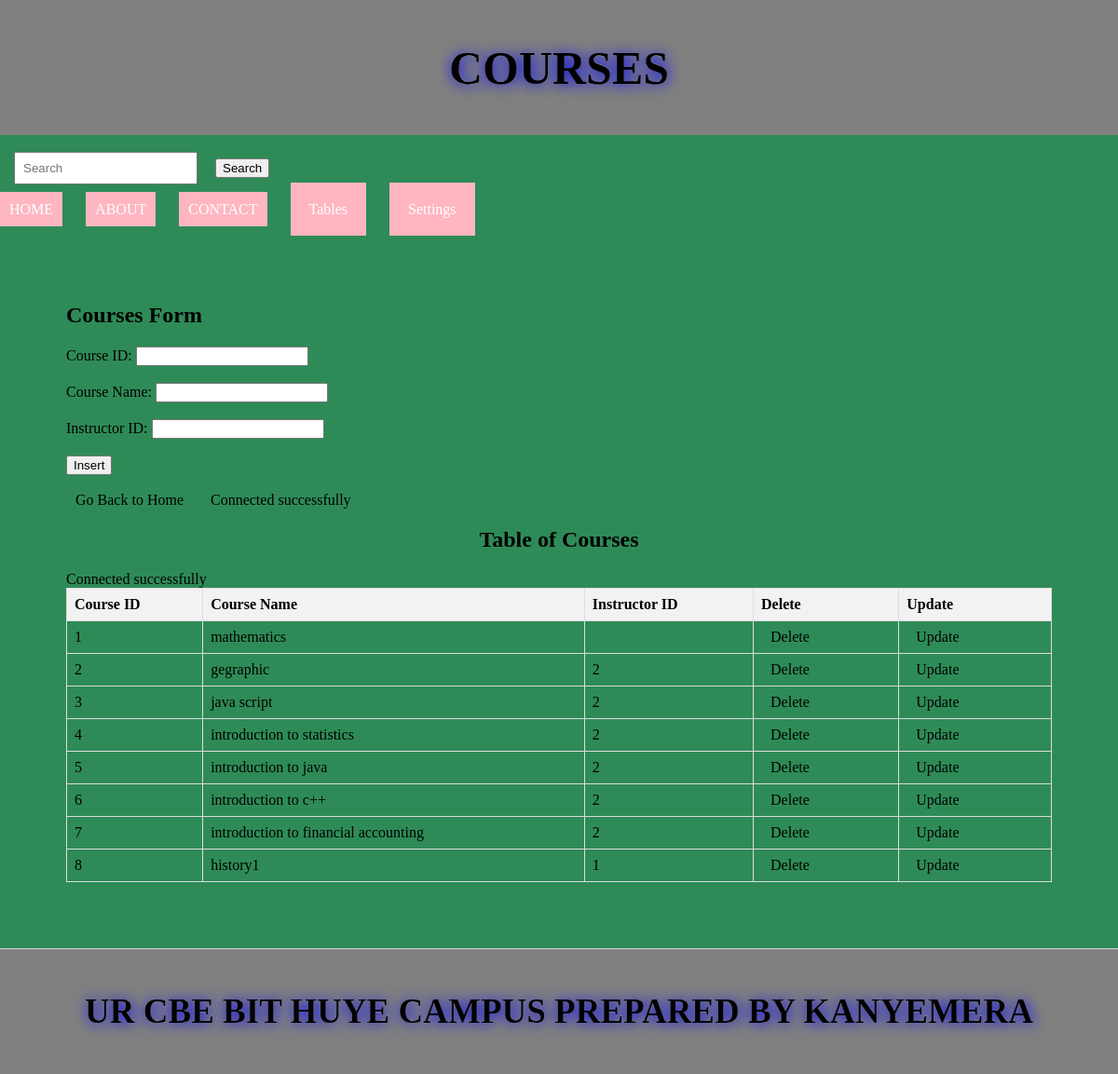
/courses.php, run on the app's committed database.
### tables this page shows
CREATE TABLE `courses` (
  `course_id` int(11) NOT NULL,
  `course_name` varchar(100) DEFAULT NULL,
  `instructor_id` int(11) DEFAULT NULL
);

### courses.php (the view, shortened to what this page needs)
<!DOCTYPE html>
<html lang="en">
<head>
  <link rel="stylesheet" type="text/css" href="style.css" title="style 1" media="screen, tv, projection, handheld, print"/>
</head>
<body bgcolor="gray">
  <header>
    <h1 class="text-center text-white" style="font-family: impact; font-size: 50px; text-shadow: 1px 1px 15px blue; -webkit-text-stroke:0.1px white;">COURSES
  </header><br>
  <form class="d-flex" role="search" action="search.php">
    <input class="form-control me-2" type="search" placeholder="Search" aria-label="Search" name="query">
    <button class="btn btn-outline-success" type="submit">Search</button>
  </form><br>
  <ul>
    <li style="display: inline; margin-right: 10px;"><a href="./home.html" style="padding: 10px; color: white; background-color: lightpink; text-decoration: none; margin-right: 15px;">HOME</a></li>
        <li style="display: inline; margin-right: 10px;"><a href="./about.html" style="padding: 10px; color: white; background-color: lightpink; text-decoration: none; margin-right: 15px;">ABOUT</a></li>
        <li style="display: inline; margin-right: 10px;"><a href="./contact.html" style="padding: 10px; color: white; background-color: lightpink; text-decoration: none; margin-right: 15px;">CONTACT</a></li>
    <li class="dropdown">
      <a href="#" style="padding: 20px; color: white; background-color:lightpink; text-decoration: none;">Tables</a>
    </li>
    <li class="dropdown">
      <a href="#" style="padding: 20px; color: white; background-color:lightpink; text-decoration: none;">Settings</a>
    </li>
  </ul>
<section>
    <h1>Courses Form</h1>
    <form method="post" action="courses.php">
        <label for="course_id">Course ID:</label>
        <input type="number" id="course_id" name="course_id" required><br><br>
        <label for="course_name">Course Name:</label>
        <input type="text" id="course_name" name="course_name" required><br><br>
        <label for="instructor_id">Instructor ID:</label>
        <input type="number" id="instructor_id" name="instructor_id" required><br><br>
        <input type="submit" name="insert" value="Insert"><br><br>
    </form>
    <a href="./home.html">Go Back to Home</a>
    <?php
    include('database_connection.php');
    ?>
    <center><h2>Table of Courses</h2></center>
    <table>
        <tr>
            <th>Course ID</th>
            <th>Course Name</th>
            <th>Instructor ID</th>
            <th>Delete</th>
            <th>Update</th>
        </tr>
        <?php
        include('database_connection.php');
        $sql = "SELECT * FROM courses";
        $result = $connection->query($sql);
        if ($result->num_rows > 0) {
            while ($row = $result->fetch_assoc()) {
                $course_id = $row["course_id"];
                echo "<tr>
                    <td>" . $row["course_id"] . "</td>
                    <td>" . $row["course_name"] . "</td>
                    <td>" . $row["instructor_id"] . "</td>
                    <td><a href='delete_courses.php?course_id=$course_id'>Delete</a></td>
                    <td><a href='update_courses.php?course_id=$course_id'>Update</a></td>
                </tr>";
            }
        } else {
            echo "<tr><td colspan='5'>No data found</td></tr>";
        }
        ?>
    </table>
</section>
<footer>
    <center>
        <b><h2 class="text-center text-white" style="font-family: impact; font-size: 37px; text-shadow: 1px 1px 15px blue; -webkit-text-stroke:0.1px white;">UR CBE BIT  HUYE CAMPUS PREPARED BY KANYEMERA
    </center>
</footer>
</body>
</html>

### style.css (style rules this page uses)
body { font-family: Arial, sans-serif; margin: 0; padding: 0; }
header { background-color:seagreen; padding: 20px; }
.dropdown { position: relative; display: inline; margin-right: 10px; }

### courses.php (style rules this page uses)
body { margin: 0; padding: 0; font-family: 'Times New Roman', serif; background:seagreen; }
a { padding: 10px; color:white; text-decoration: none; margin-right: 15px; }
a:link { color:black; }
button.btn { margin-left: 15px; margin-top: 4px; }
input.form-control { margin-left: 15px; padding: 8px; }
section { padding: 71px; border-bottom: 1px solid #ddd; }
footer { text-align: center; padding: 15px; background-color: grey; }
header { background-color: grey; padding: 10px; text-align: center; }
ul { list-style-type: none; padding: 0; margin: 0; display: flex; align-items: center; }
li { margin-right: 10px; }
.dropdown { position: relative; display: inline-block; }
table { width: 100%; border-collapse: collapse; }
th, td { border: 1px solid #ddd; padding: 8px; text-align: left; }
th { background-color:#f2f2f2; }

### data on the page
courses: course_id "1", course_name "mathematics"
courses: course_id "2", course_name "gegraphic", instructor "2"
courses: course_id "3", course_name "java script", instructor "2"
courses: course_id "4", course_name "introduction to statistics", instructor "2"
courses: course_id "5", course_name "introduction to java", instructor "2"
courses: course_id "6", course_name "introduction to c++", instructor "2"
courses: course_id "7", course_name "introduction to financial accounting", instructor "2"
courses: course_id "8", course_name "history1", instructor "1"
